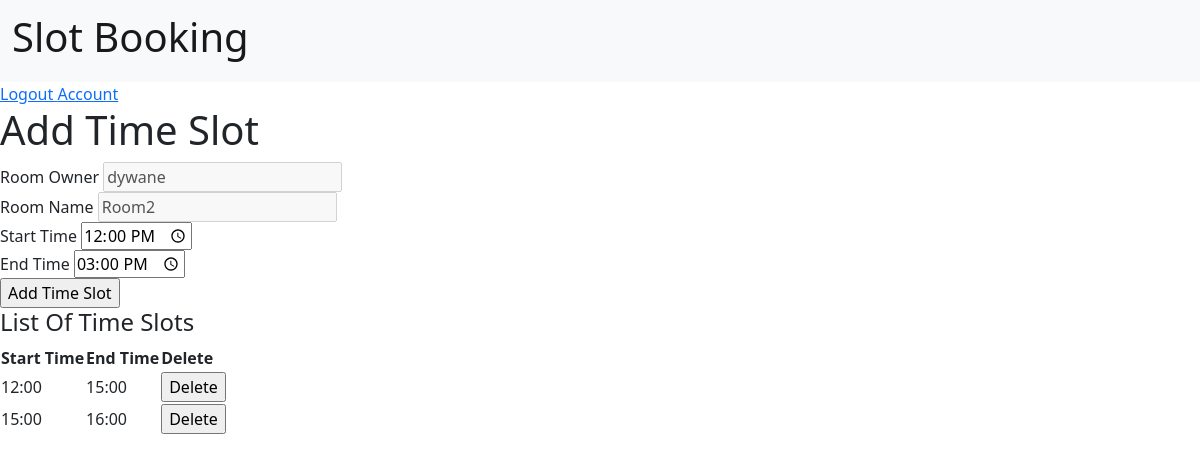
The app's page /manager/create-room/time-slot/7a23efe6f6e944eca6524c393445fd59/ (signed in) with its own data.
### account/models.py (models this page shows)
class CustomUser(AbstractUser):
    phone_regex = RegexValidator(regex=r'\d{9,10}$',message='Phone number in format 9999999999. Upto 10 digits')
    is_customer = models.BooleanField(default=False)
    is_manager = models.BooleanField(default=False)
    phone = models.CharField(validators=[phone_regex],max_length=10,null = False,unique=True)

### manager/models.py (models this page shows, shortened)
class Rooms(models.Model):
    id = models.UUIDField(primary_key=True, default=uuid.uuid4, editable=False)
    room_owner = models.ForeignKey(CustomUser, on_delete=models.CASCADE)
    room_name = models.CharField(max_length=10, null=False)
    class Meta:
        unique_together = ('room_owner', 'room_name')
    def __str__(self):
        return self.room_name

class TimeSlot(models.Model):
    id = models.UUIDField(primary_key=True, default=uuid.uuid4, editable=False)
    room_id = models.ForeignKey(Rooms, on_delete=models.CASCADE)
    slot_owner = models.ForeignKey(CustomUser, on_delete=models.CASCADE)
    start_time = models.TimeField(null=False)
    end_time = models.TimeField(null=False)
    class Meta:
        unique_together = ('room_id','start_time','end_time')

### manager/decorators.py (the view)
        def wrap(request,*args,**kwargs):
            if request.user.is_manager:
                return view_func(request,*args,**kwargs)
            else:
                raise PermissionDenied

### manager/forms.py
class TimeSlotForm(ModelForm):
    class Meta:
        model = TimeSlot
        fields = ('start_time', 'end_time',)

### manager/views.py (called while the page is built, shortened)
@login_required
@role_required(allowed=['manager'])
def addTimeSlot(request,pk):
    user = request.user
    form = TimeSlotForm()
    room_name = Rooms.objects.get(id=pk)
    ts = TimeSlot.objects.filter(slot_owner=request.user,
                                  room_id=Rooms.objects.get(id=pk))
    context={'form':form , 'ts':ts,'room_name':room_name}
    return render(request,'manager/add_time_slot.html',context)

### manager/templates/manager/add_time_slot.html (shortened to what this page needs)
{% extends 'basic.html' %}
{%block content%}
<div>
    <h1>Add Time Slot</h1>
    <div>
        <form method="POST" action="">
            <div><label>Room Owner </label>
                <input type="text" name="room_owner" value="{{user.username}}" disabled/></div>
            <div><label>Room Name </label>
                <input type="text" name="room_name" value="{{room_name}}" disabled/></div>
            <div><label>Start Time</label>
                <input type="time" name="start_time" value="12:00" required/></div>
            <div><label>End Time</label>
                <input type="time" name="end_time" value="15:00" required/></div>
            <input type="submit" value="Add Time Slot"> </input>
        </form>
    </div>
    <h4> List Of Time Slots </h4>
    {% if ts %}
    <table>
        <thread>
            <tr>
                <th>Start Time</th>
                <th>End Time</th>
                <th>Delete</th>
              </tr>
        </thread>
        <tbody>
        {% for x in ts %}
            <tr>
                <td>{{x.start_time | time:'H:i'}}</td>
                <td>{{x.end_time | time:'H:i'}}</td>
                <td>
                    <form action="{% url 'delete_slot' x.room_id.id x.id %}" method="POST">
                        <input type="submit" value="Delete">
                    </form>
                </td>
            </tr>
        {% endfor %}
        </tbody>
        </table>
    {% else %}
        <br>
            <p>No Time Slot Available.</p>
    {% endif %}
</div>
{%endblock content%}

### records on screen
CustomUser: room_owner "dywane"
Rooms: room_name "Room2"
TimeSlot: start_time "12:00", end_time "15:00"
TimeSlot: start_time "15:00", end_time "16:00"
